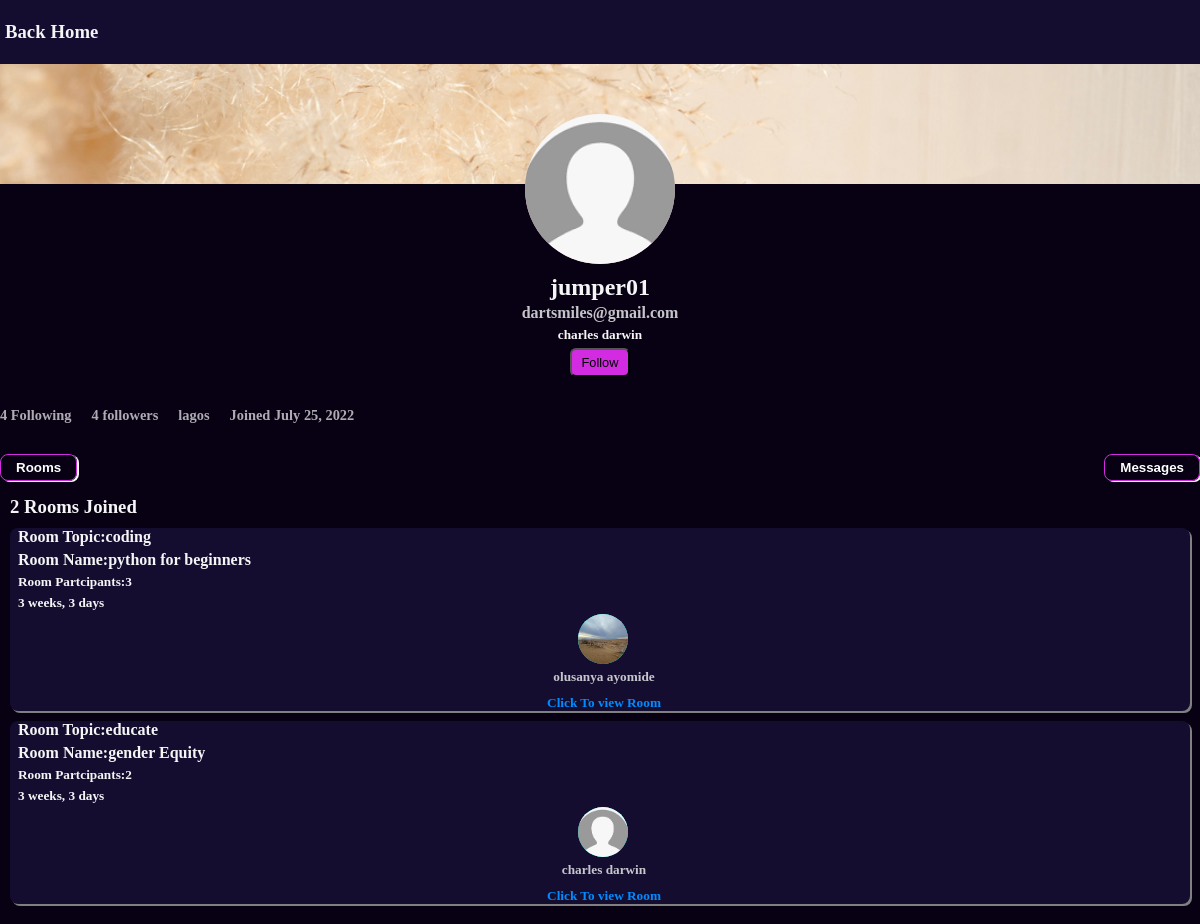
/profile-view/user-jumper01, run on the app's committed database.
### myapp/models.py (models this page shows, shortened)
class Profile(models.Model):
    profile=models.OneToOneField(User,on_delete=models.CASCADE,related_name="profile")
    image=models.ImageField(upload_to="xmedia",null=True)
    cover_image=models.ImageField(upload_to="xmedia",null=True,blank=True)
    followers=models.ManyToManyField(User,related_name="followers",blank=True)
    following=models.ManyToManyField(User,related_name="following",blank=True)
    slug=models.SlugField(default=" ",null=True)
    residence=models.CharField(max_length=1000,default="Not set")
    created=models.DateField(auto_now_add=True,null=True)

class Room(models.Model):
    name=models.CharField(max_length=1000)
    topic=models.ForeignKey(Topic,on_delete=models.SET_NULL,null=True,blank=True,related_name="topic")
    host=models.ForeignKey(User,on_delete=models.SET_NULL,null=True,related_name="host")
    title=models.TextField(max_length=10000)
    created=models.DateTimeField(auto_now_add=True)
    updated=models.DateTimeField(auto_now=True)
    participants=models.ManyToManyField(User,related_name="participants",blank=True)
    slug=models.SlugField(default="",null=True)
    class Meta:
        ordering=("-created",)

class Topic(models.Model):
    name=models.CharField(max_length=20)
    class Meta:
        ordering=("name",)
    def __str__(self):
        return self.name

### myapp/views.py (the view)
# urls.py: path("profile-view/<str:slug>",views.profile_view,name="profile"),
def profile_view(request,slug):
    profile=Profile.objects.get(slug=slug)
    user_profile=profile.profile
    user=request.user
    if user==user_profile:
        Edit=True
    else:
        Edit=False
    if request.user in profile.followers.all():
        unfollow=True
    else:
        unfollow=False
    context={
        "profile":profile,
        "edit":Edit,
        "unfollow":unfollow
    }
    return render(request,"profile.html",context)

### myapp/templates/profile.html (shortened to what this page needs)
{% load static %}
<!DOCTYPE html>
<html lang="en">
<head>
    <link rel="stylesheet" href="{% static 'profile2.css'%}">
</head>
<body>
    <div id="search-bar">
        <h3 id="homeview"><a class="top-links" href="{{request.META.HTTP_REFERER}}">Back</a></h3>
        <h3 id="homeview"><a class="top-links" href="/">Home</a></h3>
    </div>
    <div id="cover-image"><img id="special-image" src="{{profile.cover_image.url}}" alt=""></div>
    <div id="profile-image"><img src="{{profile.image.url}}"></div>
    <div id="user-details">
        <h2>{{profile.profile.username}}</h2>
        <h4>{{profile.profile.email}}</h4>
        <h5 id="mini-name">{{profile.profile.first_name}} {{profile.profile.last_name}}</h5>
        {% if edit%}
        <div id="user-edit"><a href="/edit-profile/{{profile.slug}}"><button>Edit Profile</button></a></div>
        {%else%}
        {%if unfollow %}
        <div id="user-edit"><a href="/unfollow/{{profile.slug}}"><button>Unfollow</button></a></div>
        {%else%}
        <div id="user-edit"><a href="/follow/{{profile.slug}}"><button>Follow</button></a></div>
        {%endif%}
        {%endif%}
    </div>
    <div id="participation">
        <h4 id="fol1">{{profile.following.all.count}} Following</h4>
        <h4 id="fol2">{{profile.followers.all.count}} followers</h4>
        <h4 id="fol3">{{profile.residence}}</h4>
        <h4 id="fol4">Joined {{profile.created}}</h4>
    </div>
    <div id="buttons-div">
        <button id="rooms">Rooms</button>
        <button id="messages">Messages</button>
    </div>
    <div class="switch-divs" id="rooms-div">
        <h3>{{profile.profile.participants.all.count}} Rooms Joined</h3>
        {%for room in profile.profile.participants.all%}
        <div>
            <h4>Room Topic:{{room.topic}}</h4>
            <h4>Room Name:{{room.name}}</h4>
            <h5>Room Partcipants:{{room.participants.all.count}}</h5>
            <h5>{{room.created|timesince}}</h5>
            <div class="host_profile_pic"><img src="{{room.host.profile.image.url}}" alt=""></div>
            <h5 class="host_profile_name">{{room.host.first_name}} {{room.host.last_name}}</h5>
            <h5 class="room-link"><a href="/chatroom/{{room.slug}}" id="roomlink">Click To view Room</a></h5>
        </div>
        {% endfor%}
    </div>
</body>

### static/profile2.css (style rules this page uses)
:root { --dark:#140d30; --white:whitesmoke; --blue:rgb(0, 140, 255); --black:rgb(8, 1, 20); --violet:rgb(211, 43, 226); --pink:rgb(245, 18, 86); --dark-light:rgb(118, 131, 131); }
img { height:100%; width:100%; border-radius:50%; object-fit:cover; }
* { margin:0; box-sizing:border-box; }
body { min-height:100vh; height:auto; background:var(--black); color:var(--white) }
#search-bar { display:flex; align-items:center; height:8vh; background-color: var(--dark); }
#cover-image { background:rgb(243, 255, 192); height:120px; }
#profile-image { background:pink; height:150px; width:150px; margin:-70px auto 10px auto; border-radius:50%; }
#user-details { width:50vw; margin:5px auto; }
#user-details h4,#user-details h2 { text-align:center }
#user-details h4 { margin-top:3px; opacity:0.8 }
#user-edit { display:flex; justify-content: center; }
#user-edit button { padding:5px 10px; font-size:0.8rem; border-radius:6px; margin-top:5px; background-color: var(--violet); }
#participation { display:flex; justify-content:flex-start; margin:30px auto; }
#participation>h4 { margin-right:20px; }
#buttons-div { display:flex; justify-content:space-between; }
#buttons-div button { font-weight:bold; border:none; }
#fol1,#fol2,#fol3,#fol4 { font-size:0.9rem; opacity:0.7 }
.switch-divs { height:auto; padding:15px 10px 10px 10px; }
#rooms-div { background: var(--black); color:var(--white); padding:15px 10px 10px 10px }
#rooms-div>div { border-radius: 8px; background-color:var(--dark); box-shadow:2px 2px grey }
#rooms-div h4,#rooms-div h5 { margin-left:3px; margin-top:5px; }
.host_profile_name { text-align:center; opacity:0.8; }
.switch-divs>div { margin:10px 0px; padding-left:5px; }
.host_profile_pic { width:50px; height:50px; background:aqua; border-radius:50%; margin:3px auto; }
.host_profile_name { margin:10px auto; }
.room-link { text-align:center; }
#roomlink { color:var(--white); text-decoration:none; color:var(--blue) }
#buttons-div>button { color:white; padding:5px 15px 5px 15px; border-radius:8px; border:1px solid var(--violet); background:none; box-shadow:2px 1px white; }
.top-links { text-decoration:none; color:var(--white) }
#homeview { margin-left:5px }
#mini-name { text-align:center; margin-top:5px; }

### data on the page
Profile: image (placeholder picture), profile.username "jumper01", profile.email "dartsmiles@gmail.com", profile.first_name "charles", profile.last_name "darwin", following.all.count "4", followers.all.count "4", residence "lagos", created "July 25, 2022", profile.participants.all.count "2"
Room: topic "coding", name "python for beginners", participants.all.count "3", created "3 weeks, 3 days", host.profile.image (picture), host.first_name "olusanya", host.last_name "ayomide"
Room: topic "educate", name "gender Equity", participants.all.count "2", created "3 weeks, 3 days", host.profile.image (placeholder picture), host.first_name "charles", host.last_name "darwin"
